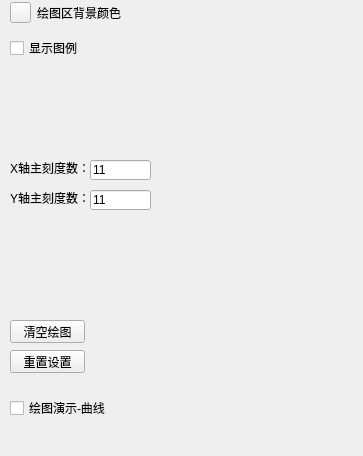
            <widget class="QWidget" name="page_2">
             <property name="geometry">
              <rect>
               <x>0</x>
               <y>0</y>
               <width>363</width>
               <height>456</height>
              </rect>
             </property>
             <attribute name="icon">
              <iconset resource="res.qrc">
               <normaloff>:/axis_64px_1200251_easyicon.net.ico</normaloff>:/axis_64px_1200251_easyicon.net.ico</iconset>
             </attribute>
             <attribute name="label">
              <string>背景、坐标线、图例</string>
             </attribute>
             <widget class="QCheckBox" name="chkShowLegend">
              <property name="geometry">
               <rect>
                <x>10</x>
                <y>40</y>
                <width>71</width>
                <height>16</height>
               </rect>
              </property>
              <property name="text">
               <string>显示图例</string>
              </property>
              <property name="checkable">
               <bool>true</bool>
              </property>
              <property name="checked">
               <bool>false</bool>
              </property>
              <property name="tristate">
               <bool>false</bool>
              </property>
             </widget>
             <widget class="QCheckBox" name="chkDrawDemo">
              <property name="geometry">
               <rect>
                <x>10</x>
                <y>400</y>
                <width>101</width>
                <height>16</height>
               </rect>
              </property>
              <property name="text">
               <string>绘图演示-曲线</string>
              </property>
              <property name="checked">
               <bool>false</bool>
              </property>
             </widget>
             <widget class="QWidget" name="layoutWidget">
              <property name="geometry">
               <rect>
                <x>10</x>
                <y>0</y>
                <width>124</width>
                <height>25</height>
               </rect>
              </property>
              <layout class="QHBoxLayout" name="horizontalLayout_2">
               <item>
                <widget class="QPushButton" name="btnColourBack">
                 <property name="minimumSize">
                  <size>
                   <width>21</width>
                   <height>21</height>
                  </size>
                 </property>
                 <property name="maximumSize">
                  <size>
                   <width>21</width>
                   <height>21</height>
                  </size>
                 </property>
                 <property name="text">
                  <string/>
                 </property>
                </widget>
               </item>
               <item>
                <widget class="QLabel" name="label">
                 <property name="text">
                  <string>绘图区背景颜色</string>
                 </property>
                </widget>
               </item>
              </layout>
             </widget>
             <widget class="QPushButton" name="btnClearGraphs">
              <property name="geometry">
               <rect>
                <x>10</x>
                <y>320</y>
                <width>75</width>
                <height>23</height>
               </rect>
              </property>
              <property name="text">
               <string>清空绘图</string>
              </property>
             </widget>
             <widget class="QPushButton" name="btnResetSettings">
              <property name="geometry">
               <rect>
                <x>10</x>
                <y>350</y>
                <width>75</width>
                <height>23</height>
               </rect>
              </property>
              <property name="text">
               <string>重置设置</string>
              </property>
             </widget>
             <widget class="QLabel" name="label_2">
              <property name="geometry">
               <rect>
                <x>10</x>
                <y>160</y>
                <width>81</width>
                <height>16</height>
               </rect>
              </property>
              <property name="text">
               <string>X轴主刻度数：</string>
              </property>
             </widget>
             <widget class="QLabel" name="label_3">
              <property name="geometry">
               <rect>
                <x>10</x>
                <y>190</y>
                <width>81</width>
                <height>16</height>
               </rect>
              </property>
              <property name="text">
               <string>Y轴主刻度数：</string>
              </property>
             </widget>
             <widget class="QLineEdit" name="txtMainScaleNumX">
              <property name="geometry">
               <rect>
                <x>90</x>
                <y>160</y>
                <width>61</width>
                <height>20</height>
               </rect>
              </property>
              <property name="text">
               <string>11</string>
              </property>
             </widget>
             <widget class="QLineEdit" name="txtMainScaleNumY">
              <property name="geometry">
               <rect>
                <x>90</x>
                <y>190</y>
                <width>61</width>
                <height>20</height>
               </rect>
              </property>
              <property name="text">
               <string>11</string>
              </property>
             </widget>
            </widget>
